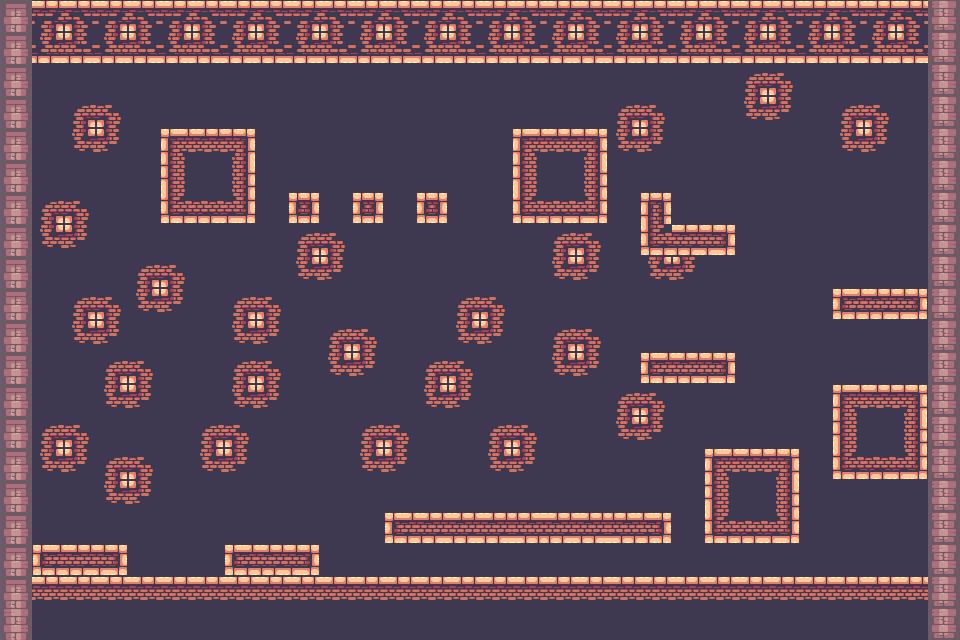

This game map was drawn from its Tiled (.tmx) file and the tilesets committed beside it. A one-line description and the full map source follow:
An orthogonal 30x20 tile map with 32x32 px tiles, 3 tile layers (background, floor, walls), 2 tilesets and 1 object (levelSpawn).

<map version="1.10" tiledversion="1.12.2" orientation="orthogonal" renderorder="right-down" width="30" height="20" tilewidth="32" tileheight="32" infinite="0" nextlayerid="5" nextobjectid="2">
 <tileset firstgid="1" source="Terrain (32x32).tsx" />
 <tileset firstgid="248" source="Decorations (32x32).tsx" />
 <layer id="3" name="background" width="30" height="20" locked="1">
  <data encoding="csv">
0,0,0,0,0,0,0,0,0,0,0,0,0,0,0,0,0,0,0,0,0,0,0,0,0,41,41,41,41,0,
0,0,0,0,41,41,41,41,41,41,0,0,0,0,0,0,0,0,0,0,0,41,41,41,41,41,0,41,41,0,
0,41,41,41,41,41,41,41,41,41,41,28,41,41,41,41,41,41,41,41,41,41,41,27,28,41,41,41,41,0,
41,41,27,28,41,41,41,41,41,41,41,41,41,41,41,41,41,41,41,27,28,41,41,46,47,41,27,28,41,41,
0,41,46,47,41,41,41,41,41,41,41,41,41,41,41,41,41,41,41,46,47,41,41,41,41,41,46,47,41,0,
0,41,41,41,41,41,41,41,41,41,41,41,41,41,41,41,0,0,41,41,41,41,41,41,41,41,41,41,41,0,
41,27,28,41,41,41,41,41,41,101,41,41,41,101,41,41,41,41,0,41,41,41,41,41,41,41,41,41,41,41,
41,46,47,41,41,41,41,41,41,27,28,41,41,41,41,41,41,27,28,41,27,28,41,41,41,41,41,41,41,41,
41,41,41,41,27,28,41,41,41,46,47,41,41,41,41,41,41,46,47,41,46,47,41,41,41,41,41,41,41,41,
41,41,27,28,46,47,41,27,28,41,41,41,41,41,27,28,41,41,41,41,41,41,41,41,41,41,41,41,41,0,
41,41,46,47,41,41,41,46,47,41,27,28,41,41,46,47,41,27,28,41,41,41,41,41,41,41,41,41,41,0,
0,41,41,27,28,41,41,27,28,41,46,47,41,27,28,41,41,46,47,41,41,41,0,41,41,41,41,41,41,0,
41,41,41,46,47,41,41,46,47,41,41,41,41,46,47,41,41,41,41,27,28,41,41,41,41,41,21,41,23,41,
41,27,28,41,41,41,27,28,41,41,41,27,28,41,41,27,28,41,41,46,47,41,41,41,41,41,40,41,42,0,
41,46,47,27,28,41,46,47,41,41,41,46,47,41,41,46,47,41,41,41,41,41,21,41,23,41,59,41,61,0,
41,41,41,46,47,41,41,41,41,41,41,41,41,41,41,41,41,41,41,41,41,41,40,41,42,41,41,41,41,41,
41,41,41,41,41,41,41,41,41,41,41,41,41,41,41,41,41,41,41,41,41,41,59,41,61,41,41,41,41,0,
0,41,41,41,41,41,41,41,41,41,41,41,41,41,41,41,41,41,41,41,41,41,41,41,41,41,41,41,41,41,
0,0,0,41,41,41,41,41,0,0,0,41,41,41,41,41,41,41,0,0,0,0,0,0,0,0,41,41,41,41,
0,0,0,41,41,0,0,0,0,0,0,0,41,41,0,0,0,0,0,0,0,0,0,0,0,0,0,0,41,41
</data>
 </layer>
 <objectgroup id="4" name="objects" locked="1">
  <object id="1" name="levelSpawn" type="levelSpawn" x="75.2204" y="502.789">
   <point />
  </object>
 </objectgroup>
 <layer id="1" name="floor" width="30" height="20" locked="1">
  <data encoding="csv">
0,0,0,0,0,0,0,0,0,0,0,0,0,0,0,0,0,0,0,0,0,0,0,0,0,0,0,0,0,0,
0,0,0,0,0,0,0,0,0,0,0,0,0,0,0,0,0,0,0,0,0,0,0,0,0,0,0,0,0,0,
0,0,0,0,0,0,0,0,0,0,0,41,0,0,0,0,0,0,0,0,0,0,0,0,0,0,0,0,0,0,
0,0,0,0,0,0,0,0,0,0,0,0,0,0,0,0,0,0,0,0,0,0,0,0,0,0,0,0,0,0,
0,0,0,0,0,21,22,23,0,0,0,0,0,0,0,0,21,22,23,0,0,0,0,0,0,0,0,0,0,0,
0,0,0,0,0,40,41,42,0,0,0,0,0,0,0,0,40,41,42,0,0,0,0,0,0,0,0,0,0,0,
0,0,0,0,0,59,60,61,0,0,0,101,0,0,0,0,59,60,61,0,25,0,0,0,0,0,0,0,0,0,
0,0,0,0,0,0,0,0,0,0,0,0,0,0,0,0,0,0,0,0,59,98,99,0,0,0,0,0,0,0,
0,0,0,0,0,0,0,0,0,0,0,0,0,0,0,0,0,0,0,0,0,0,0,0,0,0,0,0,0,0,
0,0,0,0,0,0,0,0,0,0,0,0,0,0,0,0,0,0,0,0,0,0,0,0,0,0,97,98,99,0,
0,0,0,0,0,0,0,0,0,0,0,0,0,0,0,0,0,0,0,0,0,0,0,0,0,0,0,0,0,0,
0,0,0,0,0,0,0,0,0,0,0,0,0,0,0,0,0,0,0,0,97,98,99,0,0,0,0,0,0,0,
0,0,0,0,0,0,0,0,0,0,0,0,0,0,0,0,0,0,0,0,0,0,0,0,0,0,21,22,0,0,
0,0,0,0,0,0,0,0,0,0,0,0,0,0,0,0,0,0,0,0,0,0,0,0,0,0,0,41,0,0,
0,0,0,0,0,0,0,0,0,0,0,0,0,0,0,0,0,0,0,0,0,0,0,22,0,0,0,60,0,0,
0,0,0,0,0,0,0,0,0,0,0,0,0,0,0,0,0,0,0,0,0,0,0,41,0,0,0,0,0,0,
0,0,0,0,0,0,0,0,0,0,0,0,97,98,98,98,2147483746,98,98,2147483746,2147483745,0,0,60,0,0,0,0,0,0,
0,97,98,99,0,0,0,97,98,99,0,0,0,0,0,0,0,0,0,0,0,0,0,0,0,0,0,0,0,0,
21,22,22,22,22,22,22,22,22,22,22,22,22,22,22,22,22,22,22,22,22,22,22,22,22,22,22,22,22,23,
2147483690,41,41,41,41,41,41,41,41,41,41,41,41,41,41,41,41,41,41,41,41,41,41,41,41,41,41,41,41,42
</data>
 </layer>
 <layer id="2" name="walls" width="30" height="20" locked="1">
  <data encoding="csv">
139,84,85,84,85,84,85,84,85,84,85,84,85,84,85,84,85,84,85,84,85,84,85,84,85,84,85,84,85,177,
139,103,104,103,104,103,104,103,104,103,104,103,104,103,104,103,104,103,104,103,104,103,104,103,104,103,104,103,104,177,
139,0,0,0,0,0,0,0,0,0,0,0,0,0,0,0,0,0,0,0,0,0,0,0,0,0,0,0,0,177,
139,0,0,0,0,0,0,0,0,0,0,0,0,0,0,0,0,0,0,0,0,0,0,0,0,0,0,0,0,177,
139,0,0,0,0,0,0,0,0,0,0,0,0,0,0,0,0,0,0,0,0,0,0,0,0,0,0,0,0,177,
139,0,0,0,0,0,0,0,0,0,0,0,0,0,0,0,0,0,0,0,0,0,0,0,0,0,0,0,0,177,
139,0,0,0,0,0,0,0,0,0,0,0,0,0,0,0,0,0,0,0,0,0,0,0,0,0,0,0,0,177,
139,0,0,0,0,0,0,0,0,0,0,0,0,0,0,0,0,0,0,0,0,0,0,0,0,0,0,0,0,177,
139,0,0,0,0,0,0,0,0,0,0,0,0,0,0,0,0,0,0,0,0,0,0,0,0,0,0,0,0,177,
139,0,0,0,0,0,0,0,0,0,0,0,0,0,0,0,0,0,0,0,0,0,0,0,0,0,0,0,0,177,
139,0,0,0,0,0,0,0,0,0,0,0,0,0,0,0,0,0,0,0,0,0,0,0,0,0,0,0,0,177,
139,0,0,0,0,0,0,0,0,0,0,0,0,0,0,0,0,0,0,0,0,0,0,0,0,0,0,0,0,177,
139,0,0,0,0,0,0,0,0,0,0,0,0,0,0,0,0,0,0,0,0,0,0,0,0,0,0,0,0,177,
139,0,0,0,0,0,0,0,0,0,0,0,0,0,0,0,0,0,0,0,0,0,0,0,0,0,0,0,0,177,
139,0,0,0,0,0,0,0,0,0,0,0,0,0,0,0,0,0,0,0,0,0,0,0,0,0,0,0,0,177,
139,0,0,0,0,0,0,0,0,0,0,0,0,0,0,0,0,0,0,0,0,0,0,0,0,0,0,0,0,177,
139,0,0,0,0,0,0,0,0,0,0,0,0,0,0,0,0,0,0,0,0,0,0,0,0,0,0,0,0,177,
139,0,0,0,0,0,0,0,0,0,0,0,0,0,0,0,0,0,0,0,0,0,0,0,0,0,0,0,0,177,
139,0,0,0,0,0,0,0,0,0,0,0,0,0,0,0,0,0,0,0,0,0,0,0,0,0,0,0,0,177,
158,0,0,0,0,0,0,0,0,0,0,0,0,0,0,0,0,0,0,0,0,0,0,0,0,0,0,0,0,177
</data>
 </layer>
</map>
